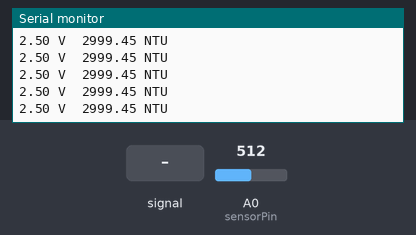
A sketch run on a simulated Arduino Uno, built with avr-gcc and run on an emulated ATmega328P. Shown: the last lines printed to the serial monitor. The inputs (shaded band) are chosen by the test bench; at power-on: A0 (sensorPin) = 512.

Above: at 1.2 s.
1.3 s: A0 (sensorPin) fed a 2 Hz sine of ±306 counts around its level
At 1.48 s:
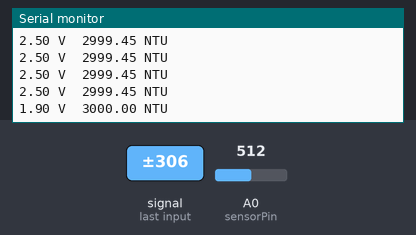
2.8 s: A0 (sensorPin) set to 306
At 2.86 s:
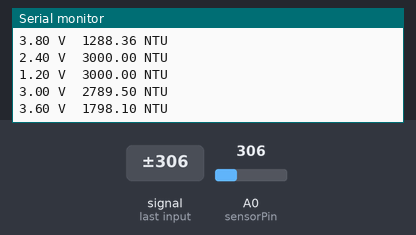
4.3 s: A0 (sensorPin) fed a 50 Hz sine of ±306 counts around its level
At 4.91 s:
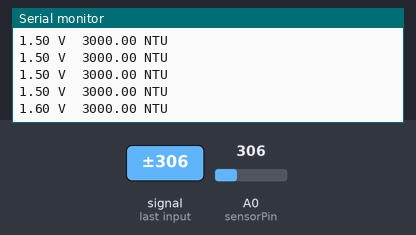
5.8 s: A0 (sensorPin) set to 122
At 6.01 s:
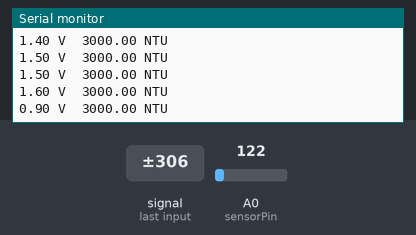
Timing chart, 0 to 8.3 s (numbered marks = the images above; inputs shaded):
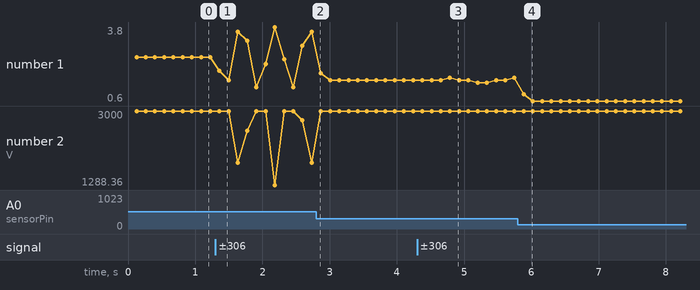

The sketch:

Turbidity.ino
```cpp
#include <Wire.h>


// Set the LCD address to 0x27 for a 16 chars and 2 line display

int sensorPin = A0;
float volt;
float ntu;

void setup()
{
  Serial.begin(9600);


  // Turn on the blacklight and print a message.

}

void loop()
{

    volt = 0;
    for(int i=0; i<800; i++)
    {
        volt += ((float)analogRead(sensorPin)/1023)*5;
    }
    volt = volt/800;
    volt = round_to_dp(volt,1);
    if(volt < 2.5){
      ntu = 3000;
    }else{
      ntu = -1120.4*square(volt)+5742.3*volt-4353.8;
    }

    Serial.print(volt);
    Serial.print(" V  ");


  Serial.print(ntu);
    Serial.println(" NTU");
    delay(10);
}

float round_to_dp( float in_value, int decimal_place )
{
  float multiplier = powf( 10.0f, decimal_place );
  in_value = roundf( in_value * multiplier ) / multiplier;
  return in_value;
}
```

Measured:
- after the input at 1.3 s, the serial monitor: prints a new line after 0.06 s (image 1)
- after the input at 4.3 s, the serial monitor: prints a new line after 0.49 s (image 3)
- after the input at 5.8 s, the serial monitor: prints a new line after 0.09 s (image 4)
- plotted number 1: 2.5 → 3.6 after the input at 1.3 s, 1.5 → 1.6 after the input at 4.3 s, 1.6 → 0.6 after the input at 5.8 s
- plotted number 2: 2999.45 → 1798.1 after the input at 1.3 s
